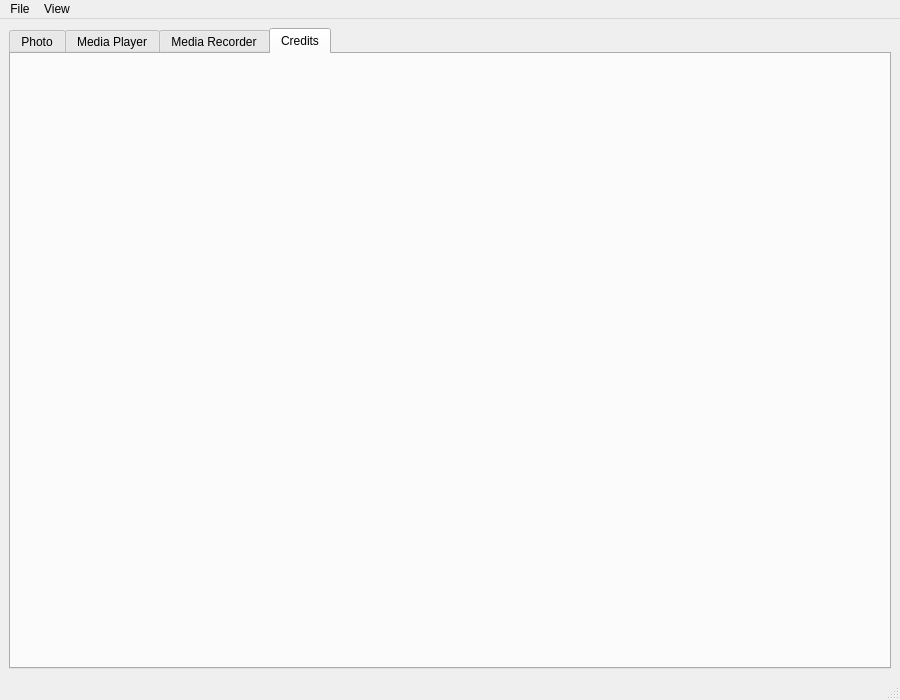
<?xml version="1.0" encoding="UTF-8"?>
<ui version="4.0">
 <class>MainWindow</class>
 <widget class="QMainWindow" name="MainWindow">
  <property name="geometry">
   <rect>
    <x>0</x>
    <y>0</y>
    <width>900</width>
    <height>700</height>
   </rect>
  </property>
  <property name="windowTitle">
   <string>QMedia</string>
  </property>
  <widget class="QWidget" name="QWidget_centralwidget">
   <layout class="QVBoxLayout" name="verticalLayout">
    <item>
     <widget class="QTabWidget" name="QTabWidget_tabWidget">
      <property name="currentIndex">
       <number>3</number>
      </property>
      <widget class="Photo" name="QWidget_Tab_Photo">
       <attribute name="title">
        <string>Photo</string>
       </attribute>
      </widget>
      <widget class="MediaPlayer" name="QWidget_Tab_MediaPlayer">
       <attribute name="title">
        <string>Media Player</string>
       </attribute>
      </widget>
      <widget class="MediaRecorder" name="QWidget_Tab_MediaRecorder">
       <attribute name="title">
        <string>Media Recorder</string>
       </attribute>
      </widget>
      <widget class="Credits" name="QWidget_Tab_Credits">
       <attribute name="title">
        <string>Credits</string>
       </attribute>
      </widget>
     </widget>
    </item>
   </layout>
  </widget>
  <widget class="QStatusBar" name="QStatusBar_statusBar"/>
  <widget class="QMenuBar" name="QMenuBar_menuBar">
   <property name="geometry">
    <rect>
     <x>0</x>
     <y>0</y>
     <width>900</width>
     <height>24</height>
    </rect>
   </property>
   <widget class="QMenu" name="QMenu_File">
    <property name="title">
     <string>File</string>
    </property>
    <addaction name="QAction_OpenImage"/>
    <addaction name="QAction_OpenMedia"/>
    <addaction name="separator"/>
    <addaction name="QAction_Exit"/>
   </widget>
   <widget class="QMenu" name="QMenu_View">
    <property name="title">
     <string>View</string>
    </property>
    <addaction name="QActionPhotoTab"/>
    <addaction name="QActionMediaPlayerTab"/>
    <addaction name="QAction_MediaRecorderTab"/>
    <addaction name="QAction_CreditsTab"/>
   </widget>
   <addaction name="QMenu_File"/>
   <addaction name="QMenu_View"/>
  </widget>
  <action name="QAction_OpenImage">
   <property name="text">
    <string>Open Image</string>
   </property>
  </action>
  <action name="QAction_OpenMedia">
   <property name="text">
    <string>Open Media</string>
   </property>
  </action>
  <action name="QAction_Exit">
   <property name="text">
    <string>Exit</string>
   </property>
  </action>
  <action name="QActionPhotoTab">
   <property name="text">
    <string>Photo tab</string>
   </property>
  </action>
  <action name="QActionMediaPlayerTab">
   <property name="text">
    <string>Media player tab</string>
   </property>
  </action>
  <action name="QAction_MediaRecorderTab">
   <property name="text">
    <string>Media Recorder tab</string>
   </property>
  </action>
  <action name="QAction_CreditsTab">
   <property name="text">
    <string>Credits tab</string>
   </property>
  </action>
  <action name="QAction_Credits">
   <property name="text">
    <string>Credits</string>
   </property>
  </action>
 </widget>
 <customwidgets>
  <customwidget>
   <class>Photo</class>
   <extends>QWidget</extends>
   <header>Photo.h</header>
   <container>1</container>
  </customwidget>
  <customwidget>
   <class>MediaPlayer</class>
   <extends>QWidget</extends>
   <header>MediaPlayer.h</header>
   <container>1</container>
  </customwidget>
  <customwidget>
   <class>MediaRecorder</class>
   <extends>QWidget</extends>
   <header>MediaRecorder.h</header>
   <container>1</container>
  </customwidget>
  <customwidget>
   <class>Credits</class>
   <extends>QWidget</extends>
   <header>Credits.h</header>
   <container>1</container>
  </customwidget>
 </customwidgets>
 <resources/>
 <connections/>
</ui>
